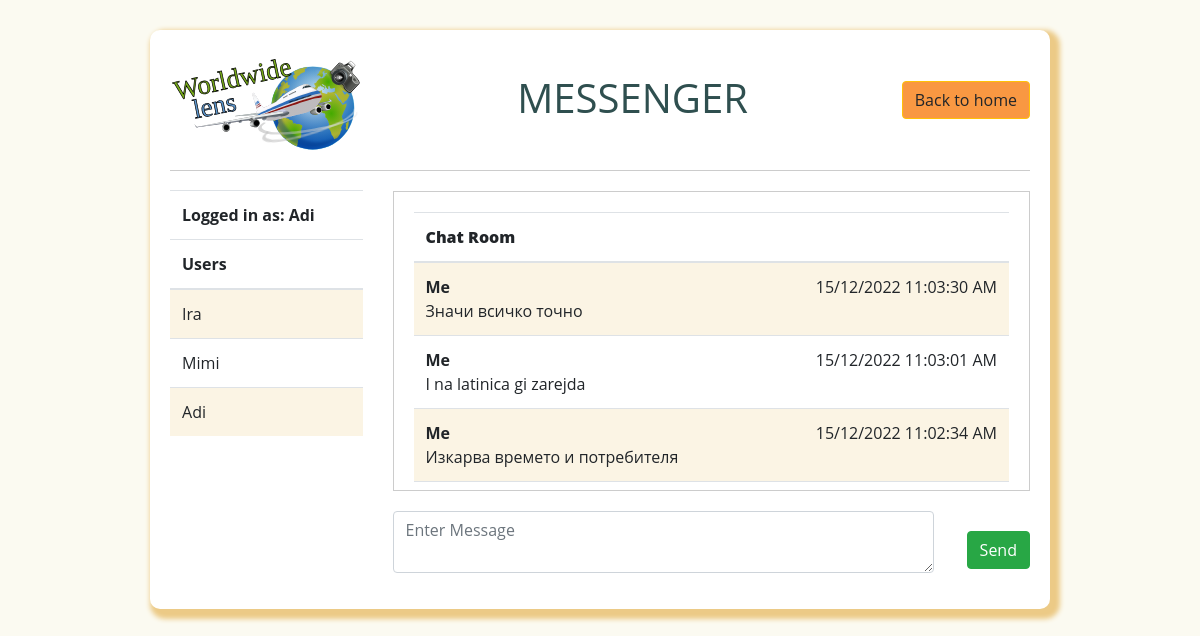
Page /chatroom.php (signed in) on the committed database.
### tables this page shows
CREATE TABLE `users` (
  `id` int(11) NOT NULL,
  `username` varchar(100) NOT NULL,
  `email` varchar(200) NOT NULL,
  `password` varchar(255) NOT NULL
);

CREATE TABLE `chatrooms` (
  `id` int(11) NOT NULL,
  `userid` int(11) NOT NULL,
  `msg` varchar(200) NOT NULL,
  `created_on` datetime NOT NULL
);

### dbB/DbConnect.php (called while the page is built)
<?php
	class DbConnect {
		private $host = 'localhost';
		private $dbName = 'websocket';
		private $user = 'root';
		private $pass = '';
		public function connect() {
			try {
				$conn = new PDO('mysql:host=' . $this->host . '; dbname=' . $this->dbName, $this->user, $this->pass);
				$conn->setAttribute(PDO::ATTR_ERRMODE, PDO::ERRMODE_EXCEPTION);
				return $conn;
			} catch( PDOException $e) {
				echo 'Database Error: ' . $e->getMessage();
			}
		}
	}
?>

### dbB/users.php (called while the page is built, shortened)
<?php
	class users {
		public $dbConn;
		public function __construct() {
			require_once("DbConnect.php");
			$db = new DbConnect();
			$this->dbConn = $db->connect();
		}
		public function getAllUsers() {
			$stmt = $this->dbConn->prepare("SELECT * FROM users");
			$stmt->execute();
			$users = $stmt->fetchAll(PDO::FETCH_ASSOC);
			return $users;
		}
	}

### dbB/chatrooms.php (called while the page is built, shortened)
<?php
	class chatrooms
	{
		protected $dbConn;
		public function __construct() {
			require_once('DbConnect.php');
			$db = new DbConnect();
			$this->dbConn = $db->connect();
		}
		public function getAllChatRooms() {
			$stmt = $this->dbConn->prepare("SELECT c.*, u.username FROM chatrooms c JOIN users u ON(c.userid = u.id) ORDER BY c.id DESC");
			$stmt->execute();
			$chatrooms = $stmt->fetchAll(PDO::FETCH_ASSOC);
			return $chatrooms;
		}
	}
 ?>

### chatroom.php (the view, shortened to what this page needs)
<!DOCTYPE html>
<html>
<head>
	<link rel="stylesheet" href="../library/css/bootstrap.min.css">
</head>
<body>
	<div class="container">
		<div class="header-wrapper">
		<img class="logo-msg" src="boeing-1595-cropped.svg" alt="logo">
		<h2 class="text-center" style="margin-top: 5px; padding-top: 0;">Messenger</h2>
		<td><input type='button' onclick='goBack()' class='btn btn-warning' id='leave-chat' name='leave-chat'value='Back to home'></td>
		</div>
		<hr>
		<div class="row">
			<div class="col-md-4">
				<?php
					require("dbB/users.php");
					require("dbB/chatrooms.php");
					$objChatroom = new chatrooms;
					$chatrooms   = $objChatroom->getAllChatRooms();
					$objUser = new users;
					$users   = $objUser->getAllUsers();
				 ?>
				<table class="table table-striped">
					<thead>
						<tr style="width:100%">
							<?php
								echo "<tr><td><div><strong>Logged in as: ".$_SESSION['username']."</strong></div><div></td>";
					  	 	?>
						</tr>
						<tr>
							<th colspan="1">Users</th>
						</tr>
					</thead>
					<tbody>
						 <?php
							foreach ($users as $key => $user) {
								if(!isset($_SESSION['user'][$user['id']])) {
								echo "<tr><td>".$user['username']."</td>";
								}
								$userId = $_SESSION['id'];
							}
						 ?>
					</tbody>
				</table>
			</div>
			<div class="col-md-8">
				<div id="messages">
					<table id="chats" class="table table-striped">
					  <thead>
					    <tr>
					      <th colspan="4" scope="col"><strong>Chat Room</strong></th>
					    </tr>
					  </thead>
					  <tbody>
					  	<?php
					  		foreach ($chatrooms as $key => $chatroom) {
					  			if($userId == $chatroom['userid']) {
					  				$from = "Me";
					  			} else {
									$from = $chatroom['username'];
					  			}
					  			echo '<tr><td valign="top"><div><strong>'.$from.'</strong></div><div>'.$chatroom['msg'].'</div><td align="right" valign="top">'.date("d/m/Y h:i:s A", strtotime($chatroom['created_on'])).'</td></tr>';
					  		}
					  	 ?>
					  </tbody>
					</table>
				</div>
				<form id="chat-room-frm" method="post" action="">
					<div class="msg-wrapper">
						<div class="form-group">
                    		<textarea class="form-control" id="msg" name="msg" placeholder="Enter Message"></textarea>
	                	</div>
	                	<div id="buttons">
	                    	<input type="button" value="Send" class="btn btn-success btn-block" id="send" name="send">
	                	</div>
					</div>
			    </form>
			</div>
		</div>
	</div>
</body>
</html>

### chatroom.php (style rules this page uses)
#messages { height: 200px; background: whitesmoke; overflow: auto; }
#chat-room-frm { margin-top: 10px; }
body { background-color: #fbfaf1; color: #333; font-family: 'Open Sans', sans-serif; margin: 0; padding: 0; }
h2.text-center { color: #2f4f4f; font-size: 2.5em; margin-top: 20px; text-transform: uppercase; }
hr { border: 0; border-top: 1px solid #ccc; margin: 20px 0; }
.container { margin: 30px auto 30px; max-width: 900px; padding: 20px; background-color: #fff; color: #2f4f4f; border-radius: 10px; box-shadow: 5px 5px 5px 5px #ecca86; }
#messages { background: white; border: 1px solid #ccc; height: 300px; overflow: auto; padding: 20px; width: 100%; }
#chat-room-frm { margin-top: 20px; width: 100%; }
.table { width: 100%; background-color: white; }
.header-wrapper { display: flex; align-items: center; justify-content: space-between; }
.logo-msg { max-height: 100px; }
.msg-wrapper { display: flex; align-items: center; justify-content: space-between; }
.form-group { width: 85%; }
.btn-warning { background-color: #f99842; }
.col-md-4 { -ms-flex: 0 0 25%; flex: 0 0 25%; max-width: 25%; }
.col-md-8 { -ms-flex: 0 0 75%; flex: 0 0 75%; max-width: 75%; }
.table-striped tbody tr:nth-of-type(odd) { background-color: rgb(237 205 140 / 23%); }

### rows in the picture
users: username "Ira"
users: username "Mimi"
users: username "Adi"
chatrooms: userid "Me", msg "Значи всичко точно", created_on "15/12/2022 11:03:30 AM"
chatrooms: userid "Me", msg "I na latinica gi zarejda", created_on "15/12/2022 11:03:01 AM"
chatrooms: userid "Me", msg "Изкарва времето и потребителя", created_on "15/12/2022 11:02:34 AM"

### other values in the picture
$_SESSION['username'] "Adi"
